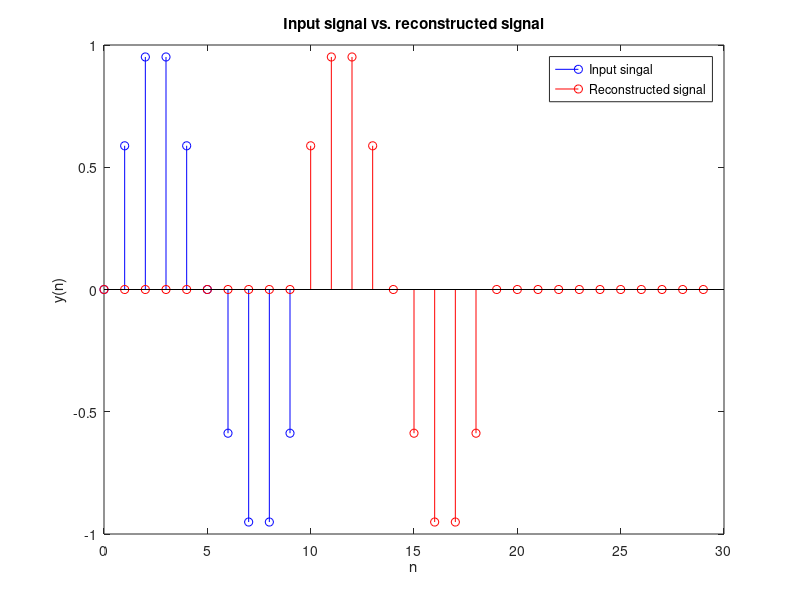

Recreate this plot in MATLAB.
clear
%The filters in Time Domain:
h0=[-0.125  0.25  0.75 0.25  -0.125];
g0=[0.5 1 0.5];
h1=[0.5 -1 0.5];
g1=[0.125 0.25 -0.75 0.25 0.125];
%assume an input signal y=[10];
%[y, Fs, nbits]=wavread('orinoccio.wav');
%applying figure 1 upper branch:
n=(0:9);
y=sin(2*pi*0.1.*n);
v0=conv(y,h1);
y1=downsample(v0,2);
%applying fi    gure 1 lower branch-a:
v1=conv(y,h0);
x=downsample(v1,2);
ra=conv(x,h1);
y01=downsample(ra,2);
%applying figure 1 lower branch-b:
rb=conv(x,h0);
y00=downsample(rb,2);

%No Quantizer to be used here
%Applying Figure 2 
%Figure 2 upper branch
delay_filter=[0  0 0 1];
l=conv(y1,delay_filter);
r0= upsample(l,2);
y1r=conv(r0,g1);% First recovered part

%Figure 2 lower branch-a
r1=upsample(y01,2);
r2=upsample(y00,2);
p0=conv(r1,g1);
p1=conv(r2,g0);
p=p0+p1;
%Figure 2 lower branch-b
m=upsample(p,2);
y2r=conv(m,g0);

%merging the two sequnces:
ly1r=length(y1r);% length of y1r
ly2r=length(y2r);% length of y2r
%zero badding
if (ly1r>ly2r)
y2r=[y2r,zeros(1,(ly1r-ly2r))];
end
if (ly1r<ly2r)
y1r=[y1r,zeros(1,(ly2r-ly1r))];
end
yr=y1r+y2r;%recovered signal y

%plotting i/p signal Y(v) and reconstructed signal
% plotspectrum(y,'b'); 
% hold on
% plotspectrum(yr,'r'); 
% legend('Input singal','Reconstructed Signal');
% title('Frequency spectrum of the input signal y(n)')
% xlabel('Normalized Frequency (v)') % x-axis label
% ylabel('|Y(v)| (dB)') % y-axis label
nr=(0:29);
stem(n,y,'b'); 
hold on
stem(nr,yr,'r'); 
legend('Input singal','Reconstructed signal');
title('Input signal vs. reconstructed signal')
xlabel('n') % x-axis label
ylabel('y(n)') % y-axis label
 


